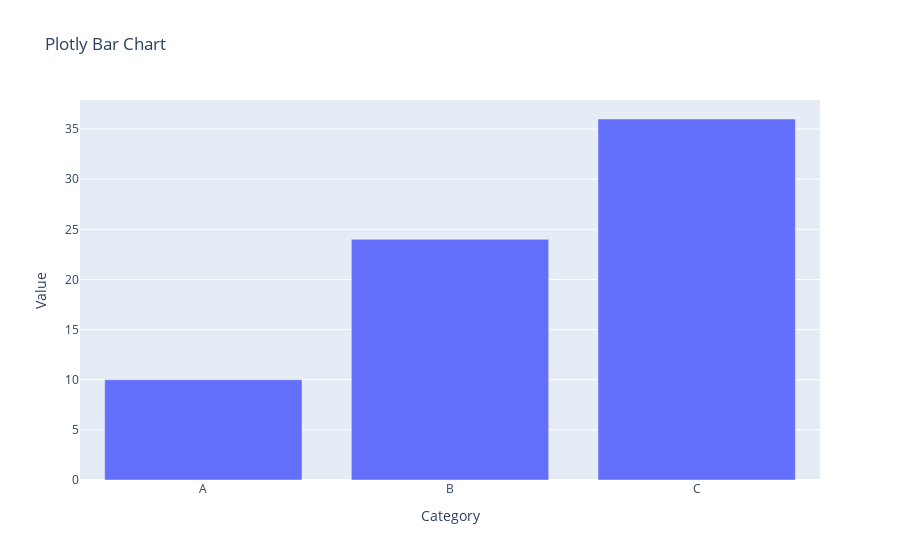

Notebook code cell kept with this figure:
### Code cell
import pandas as pd
import matplotlib.pyplot as plt
import seaborn as sns
import plotly.express as px

# Sample data
data = pd.DataFrame({
    'Category': ['A', 'B', 'C'],
    'Value': [10, 24, 36]
})

# 1. Matplotlib
plt.bar(data['Category'], data['Value'], color='skyblue')
plt.title('Matplotlib Bar Chart')
plt.xlabel('Category')
plt.ylabel('Value')
plt.grid(axis='y', linestyle='--', alpha=0.7)
plt.show()

# 2. Seaborn
sns.barplot(x='Category', y='Value', data=data, palette='viridis')
plt.title('Seaborn Bar Chart')
plt.grid(axis='y', linestyle='--', alpha=0.7)
plt.show()

# 3. Plotly
fig = px.bar(data, x='Category', y='Value', title='Plotly Bar Chart')
fig.show()

### Figure 1 — Plotly figure (JSON) as saved in the notebook; plotly's stock layout.template omitted (floating-point values rounded to 4 significant figures)
{"data": [{"hovertemplate": "Category=%{x}<br>Value=%{y}<extra></extra>", "legendgroup": "", "marker": {"color": "#636efa", "pattern": {"shape": ""}}, "name": "", "orientation": "v", "showlegend": false, "textposition": "auto", "type": "bar", "x": ["A", "B", "C"], "xaxis": "x", "y": [10, 24, 36], "yaxis": "y"}], "layout": {"barmode": "relative", "legend": {"tracegroupgap": 0}, "title": {"text": "Plotly Bar Chart"}, "xaxis": {"anchor": "y", "domain": [0, 1], "title": {"text": "Category"}}, "yaxis": {"anchor": "x", "domain": [0, 1], "title": {"text": "Value"}}}}
